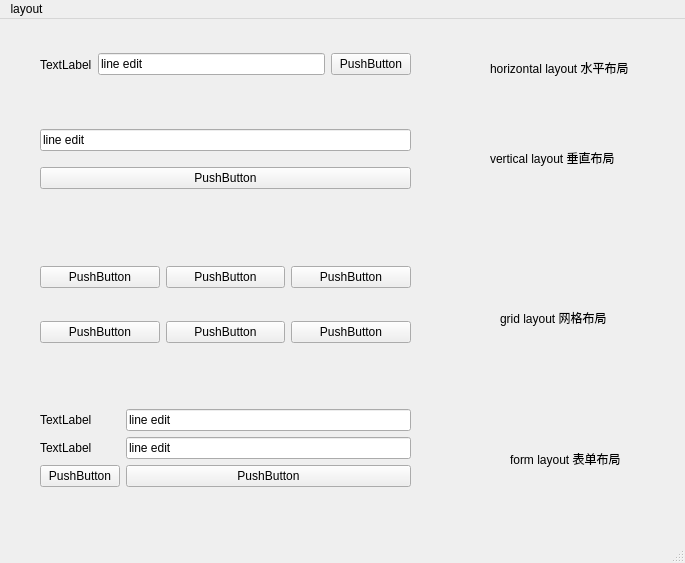
<?xml version="1.0" encoding="UTF-8"?>
<ui version="4.0">
 <class>MainWindow</class>
 <widget class="QMainWindow" name="MainWindow">
  <property name="geometry">
   <rect>
    <x>0</x>
    <y>0</y>
    <width>685</width>
    <height>563</height>
   </rect>
  </property>
  <property name="windowTitle">
   <string>MainWindow</string>
  </property>
  <widget class="QWidget" name="centralwidget">
   <property name="enabled">
    <bool>true</bool>
   </property>
   <widget class="QWidget" name="horizontalLayoutWidget">
    <property name="geometry">
     <rect>
      <x>40</x>
      <y>20</y>
      <width>371</width>
      <height>51</height>
     </rect>
    </property>
    <layout class="QHBoxLayout" name="horizontalLayout">
     <item>
      <widget class="QLabel" name="label">
       <property name="text">
        <string>TextLabel</string>
       </property>
      </widget>
     </item>
     <item>
      <widget class="QLineEdit" name="lineEdit">
       <property name="text">
        <string>line edit</string>
       </property>
      </widget>
     </item>
     <item>
      <widget class="QPushButton" name="pushButton">
       <property name="text">
        <string>PushButton</string>
       </property>
      </widget>
     </item>
    </layout>
   </widget>
   <widget class="QLabel" name="label_2">
    <property name="geometry">
     <rect>
      <x>490</x>
      <y>40</y>
      <width>151</width>
      <height>18</height>
     </rect>
    </property>
    <property name="text">
     <string>horizontal layout 水平布局</string>
    </property>
   </widget>
   <widget class="QWidget" name="verticalLayoutWidget">
    <property name="geometry">
     <rect>
      <x>40</x>
      <y>100</y>
      <width>371</width>
      <height>80</height>
     </rect>
    </property>
    <layout class="QVBoxLayout" name="verticalLayout">
     <item>
      <widget class="QLineEdit" name="lineEdit_2">
       <property name="text">
        <string>line edit</string>
       </property>
      </widget>
     </item>
     <item>
      <widget class="QPushButton" name="pushButton_2">
       <property name="text">
        <string>PushButton</string>
       </property>
      </widget>
     </item>
    </layout>
   </widget>
   <widget class="QLabel" name="label_3">
    <property name="geometry">
     <rect>
      <x>490</x>
      <y>130</y>
      <width>151</width>
      <height>18</height>
     </rect>
    </property>
    <property name="text">
     <string>vertical layout 垂直布局</string>
    </property>
   </widget>
   <widget class="QWidget" name="gridLayoutWidget">
    <property name="geometry">
     <rect>
      <x>40</x>
      <y>220</y>
      <width>371</width>
      <height>131</height>
     </rect>
    </property>
    <layout class="QGridLayout" name="gridLayout">
     <item row="1" column="1">
      <widget class="QPushButton" name="pushButton_8">
       <property name="text">
        <string>PushButton</string>
       </property>
      </widget>
     </item>
     <item row="0" column="0">
      <widget class="QPushButton" name="pushButton_3">
       <property name="text">
        <string>PushButton</string>
       </property>
      </widget>
     </item>
     <item row="1" column="0">
      <widget class="QPushButton" name="pushButton_7">
       <property name="text">
        <string>PushButton</string>
       </property>
      </widget>
     </item>
     <item row="0" column="1">
      <widget class="QPushButton" name="pushButton_6">
       <property name="text">
        <string>PushButton</string>
       </property>
      </widget>
     </item>
     <item row="0" column="2">
      <widget class="QPushButton" name="pushButton_9">
       <property name="text">
        <string>PushButton</string>
       </property>
      </widget>
     </item>
     <item row="1" column="2">
      <widget class="QPushButton" name="pushButton_10">
       <property name="text">
        <string>PushButton</string>
       </property>
      </widget>
     </item>
    </layout>
   </widget>
   <widget class="QWidget" name="formLayoutWidget">
    <property name="geometry">
     <rect>
      <x>40</x>
      <y>390</y>
      <width>371</width>
      <height>111</height>
     </rect>
    </property>
    <layout class="QFormLayout" name="formLayout">
     <item row="0" column="0">
      <widget class="QLabel" name="label_4">
       <property name="text">
        <string>TextLabel</string>
       </property>
      </widget>
     </item>
     <item row="1" column="0">
      <widget class="QLabel" name="label_5">
       <property name="text">
        <string>TextLabel</string>
       </property>
      </widget>
     </item>
     <item row="0" column="1">
      <widget class="QLineEdit" name="lineEdit_3">
       <property name="text">
        <string>line edit</string>
       </property>
      </widget>
     </item>
     <item row="1" column="1">
      <widget class="QLineEdit" name="lineEdit_4">
       <property name="text">
        <string>line edit</string>
       </property>
      </widget>
     </item>
     <item row="2" column="0">
      <widget class="QPushButton" name="pushButton_4">
       <property name="text">
        <string>PushButton</string>
       </property>
      </widget>
     </item>
     <item row="2" column="1">
      <widget class="QPushButton" name="pushButton_5">
       <property name="text">
        <string>PushButton</string>
       </property>
      </widget>
     </item>
    </layout>
   </widget>
   <widget class="QLabel" name="label_6">
    <property name="geometry">
     <rect>
      <x>510</x>
      <y>430</y>
      <width>141</width>
      <height>20</height>
     </rect>
    </property>
    <property name="text">
     <string>form layout 表单布局</string>
    </property>
   </widget>
   <widget class="QLabel" name="label_7">
    <property name="geometry">
     <rect>
      <x>500</x>
      <y>290</y>
      <width>151</width>
      <height>18</height>
     </rect>
    </property>
    <property name="text">
     <string>grid layout 网格布局</string>
    </property>
   </widget>
  </widget>
  <widget class="QMenuBar" name="menubar">
   <property name="geometry">
    <rect>
     <x>0</x>
     <y>0</y>
     <width>685</width>
     <height>23</height>
    </rect>
   </property>
   <widget class="QMenu" name="menulayout">
    <property name="title">
     <string>layout</string>
    </property>
   </widget>
   <addaction name="menulayout"/>
  </widget>
  <widget class="QStatusBar" name="statusbar"/>
 </widget>
 <resources/>
 <connections/>
</ui>
